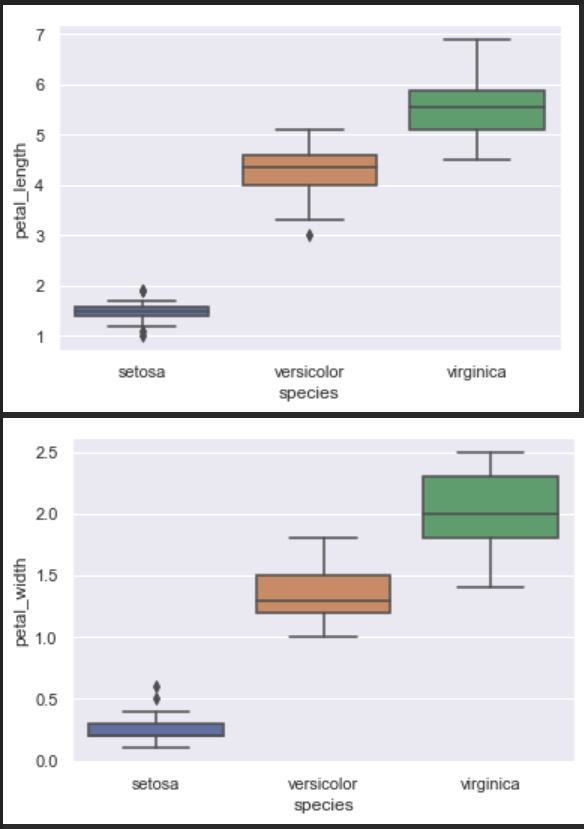

Write Python code to recreate this figure.
#%%
# Etem Kaya 09-Apr-2019
# Irish Data Set Project.

# import pandas, seaborn and matplotlib libraries
import pandas as pd
import seaborn as sns
import matplotlib.pyplot as plt

# set style and colour using seaborn library
sns.set(style="darkgrid", color_codes=True)

# import iris dataset with Pandas
f = pd.read_csv("iris.csv")

# boxplot petal lenght
sns.boxplot(x="species", y="petal_length", data=f)
plt.show()

# boxplot petal width
sns.boxplot(x="species", y="petal_width", data=f)
plt.show()
